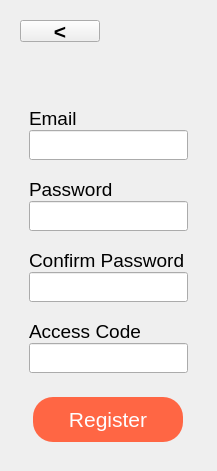
      <widget class="QWidget" name="SuperUserRegisterPage">
       <layout class="QVBoxLayout" name="verticalLayout_7">
        <property name="spacing">
         <number>0</number>
        </property>
        <item alignment="Qt::AlignLeft">
         <widget class="QFrame" name="frame_8">
          <property name="minimumSize">
           <size>
            <width>0</width>
            <height>40</height>
           </size>
          </property>
          <property name="maximumSize">
           <size>
            <width>16777215</width>
            <height>40</height>
           </size>
          </property>
          <property name="frameShape">
           <enum>QFrame::NoFrame</enum>
          </property>
          <property name="frameShadow">
           <enum>QFrame::Raised</enum>
          </property>
          <layout class="QVBoxLayout" name="verticalLayout_10">
           <item>
            <widget class="QPushButton" name="RegisterBack_pushButton">
             <property name="font">
              <font>
               <family>Helvetica</family>
               <pointsize>16</pointsize>
               <weight>75</weight>
               <bold>true</bold>
              </font>
             </property>
             <property name="styleSheet">
              <string notr="true">QPushButton {
	border:0xp;
	color: rgb(0, 0, 0);
}

QPushButton:hover {
	color: rgb(76, 175, 255);
}

QPushButton:pressed {
	color: rgb(50, 138, 224);
}</string>
             </property>
             <property name="text">
              <string>&lt;</string>
             </property>
            </widget>
           </item>
          </layout>
         </widget>
        </item>
        <item>
         <widget class="QFrame" name="frame_6">
          <property name="styleSheet">
           <string notr="true">color: rgb(0, 0, 0);</string>
          </property>
          <property name="frameShape">
           <enum>QFrame::NoFrame</enum>
          </property>
          <property name="frameShadow">
           <enum>QFrame::Raised</enum>
          </property>
          <layout class="QVBoxLayout" name="verticalLayout_9" stretch="1,10,2">
           <item alignment="Qt::AlignHCenter">
            <widget class="QFrame" name="frame_7">
             <property name="frameShape">
              <enum>QFrame::NoFrame</enum>
             </property>
             <property name="frameShadow">
              <enum>QFrame::Raised</enum>
             </property>
             <layout class="QVBoxLayout" name="verticalLayout_8">
              <item>
               <widget class="QLabel" name="label_3">
                <property name="maximumSize">
                 <size>
                  <width>140</width>
                  <height>35</height>
                 </size>
                </property>
                <property name="text">
                 <string/>
                </property>
                <property name="pixmap">
                 <pixmap>../Resources/Icons/XPACE_LOGO.png</pixmap>
                </property>
                <property name="scaledContents">
                 <bool>true</bool>
                </property>
               </widget>
              </item>
             </layout>
            </widget>
           </item>
           <item>
            <widget class="QFrame" name="frame_9">
             <property name="font">
              <font>
               <pointsize>16</pointsize>
              </font>
             </property>
             <property name="frameShape">
              <enum>QFrame::NoFrame</enum>
             </property>
             <property name="frameShadow">
              <enum>QFrame::Raised</enum>
             </property>
             <layout class="QVBoxLayout" name="verticalLayout_11">
              <property name="spacing">
               <number>0</number>
              </property>
              <property name="leftMargin">
               <number>0</number>
              </property>
              <property name="topMargin">
               <number>0</number>
              </property>
              <property name="rightMargin">
               <number>0</number>
              </property>
              <property name="bottomMargin">
               <number>0</number>
              </property>
              <item>
               <widget class="QFrame" name="frame_12">
                <property name="frameShape">
                 <enum>QFrame::NoFrame</enum>
                </property>
                <property name="frameShadow">
                 <enum>QFrame::Raised</enum>
                </property>
                <layout class="QVBoxLayout" name="verticalLayout_12">
                 <property name="spacing">
                  <number>0</number>
                 </property>
                 <item>
                  <widget class="QLabel" name="label_5">
                   <property name="font">
                    <font>
                     <family>Helvetica</family>
                     <pointsize>14</pointsize>
                    </font>
                   </property>
                   <property name="text">
                    <string>Email</string>
                   </property>
                  </widget>
                 </item>
                 <item>
                  <widget class="QLineEdit" name="SuperUserEmail_lineEdit">
                   <property name="minimumSize">
                    <size>
                     <width>0</width>
                     <height>30</height>
                    </size>
                   </property>
                   <property name="font">
                    <font>
                     <family>Helvetica</family>
                    </font>
                   </property>
                  </widget>
                 </item>
                </layout>
               </widget>
              </item>
              <item>
               <widget class="QFrame" name="frame_13">
                <property name="frameShape">
                 <enum>QFrame::NoFrame</enum>
                </property>
                <property name="frameShadow">
                 <enum>QFrame::Raised</enum>
                </property>
                <layout class="QVBoxLayout" name="verticalLayout_13">
                 <property name="spacing">
                  <number>0</number>
                 </property>
                 <item>
                  <widget class="QLabel" name="label_6">
                   <property name="font">
                    <font>
                     <family>Helvetica</family>
                     <pointsize>14</pointsize>
                    </font>
                   </property>
                   <property name="text">
                    <string>Password</string>
                   </property>
                  </widget>
                 </item>
                 <item>
                  <widget class="QLineEdit" name="SuperUserPassword_lineEdit">
                   <property name="minimumSize">
                    <size>
                     <width>0</width>
                     <height>30</height>
                    </size>
                   </property>
                   <property name="font">
                    <font>
                     <family>Helvetica</family>
                     <pointsize>13</pointsize>
                    </font>
                   </property>
                   <property name="echoMode">
                    <enum>QLineEdit::Password</enum>
                   </property>
                  </widget>
                 </item>
                </layout>
               </widget>
              </item>
              <item>
               <widget class="QFrame" name="frame_14">
                <property name="frameShape">
                 <enum>QFrame::NoFrame</enum>
                </property>
                <property name="frameShadow">
                 <enum>QFrame::Raised</enum>
                </property>
                <layout class="QVBoxLayout" name="verticalLayout_14">
                 <property name="spacing">
                  <number>0</number>
                 </property>
                 <item>
                  <widget class="QLabel" name="label_7">
                   <property name="font">
                    <font>
                     <family>Helvetica</family>
                     <pointsize>14</pointsize>
                    </font>
                   </property>
                   <property name="text">
                    <string>Confirm Password</string>
                   </property>
                  </widget>
                 </item>
                 <item>
                  <widget class="QLineEdit" name="SuperUserConfirmPassword_lineEdit">
                   <property name="minimumSize">
                    <size>
                     <width>0</width>
                     <height>30</height>
                    </size>
                   </property>
                   <property name="font">
                    <font>
                     <family>Helvetica</family>
                    </font>
                   </property>
                   <property name="echoMode">
                    <enum>QLineEdit::Password</enum>
                   </property>
                  </widget>
                 </item>
                </layout>
               </widget>
              </item>
              <item>
               <widget class="QFrame" name="frame_15">
                <property name="frameShape">
                 <enum>QFrame::NoFrame</enum>
                </property>
                <property name="frameShadow">
                 <enum>QFrame::Raised</enum>
                </property>
                <layout class="QVBoxLayout" name="verticalLayout_16">
                 <property name="spacing">
                  <number>0</number>
                 </property>
                 <item>
                  <widget class="QLabel" name="label_8">
                   <property name="font">
                    <font>
                     <family>Helvetica</family>
                     <pointsize>14</pointsize>
                     <weight>50</weight>
                     <bold>false</bold>
                    </font>
                   </property>
                   <property name="text">
                    <string>Access Code</string>
                   </property>
                  </widget>
                 </item>
                 <item>
                  <widget class="QLineEdit" name="SuperUserAccessCode_lineEdit">
                   <property name="minimumSize">
                    <size>
                     <width>0</width>
                     <height>30</height>
                    </size>
                   </property>
                   <property name="font">
                    <font>
                     <family>Helvetica</family>
                    </font>
                   </property>
                   <property name="echoMode">
                    <enum>QLineEdit::Password</enum>
                   </property>
                  </widget>
                 </item>
                </layout>
               </widget>
              </item>
             </layout>
            </widget>
           </item>
           <item alignment="Qt::AlignHCenter">
            <widget class="QFrame" name="frame_10">
             <property name="frameShape">
              <enum>QFrame::NoFrame</enum>
             </property>
             <property name="frameShadow">
              <enum>QFrame::Raised</enum>
             </property>
             <layout class="QVBoxLayout" name="verticalLayout_15">
              <item>
               <widget class="QPushButton" name="superUserRegister_pushButton">
                <property name="minimumSize">
                 <size>
                  <width>150</width>
                  <height>45</height>
                 </size>
                </property>
                <property name="maximumSize">
                 <size>
                  <width>152</width>
                  <height>47</height>
                 </size>
                </property>
                <property name="font">
                 <font>
                  <family>Helvetica</family>
                  <pointsize>16</pointsize>
                 </font>
                </property>
                <property name="styleSheet">
                 <string notr="true">QPushButton {
	color: rgb(254, 253, 255);
	background-color: #FF6644;
	border-radius: 20px;
}

QPushButton:hover {
	background-color: rgb(255, 128, 88);
}

QPushButton:pressed {
	background-color: rgb(225, 91, 61);
}</string>
                </property>
                <property name="text">
                 <string>Register</string>
                </property>
               </widget>
              </item>
             </layout>
            </widget>
           </item>
          </layout>
         </widget>
        </item>
       </layout>
      </widget>
